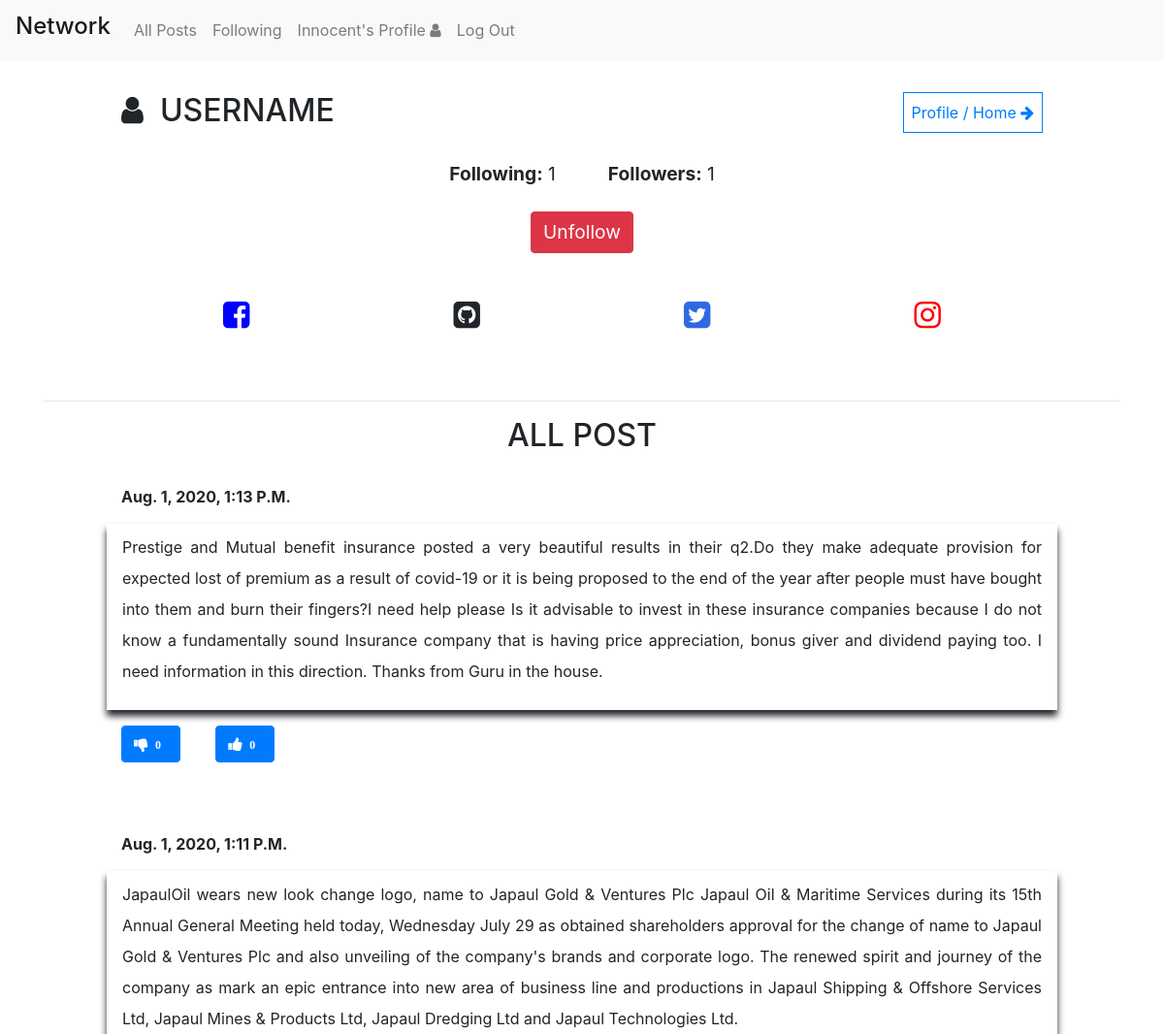
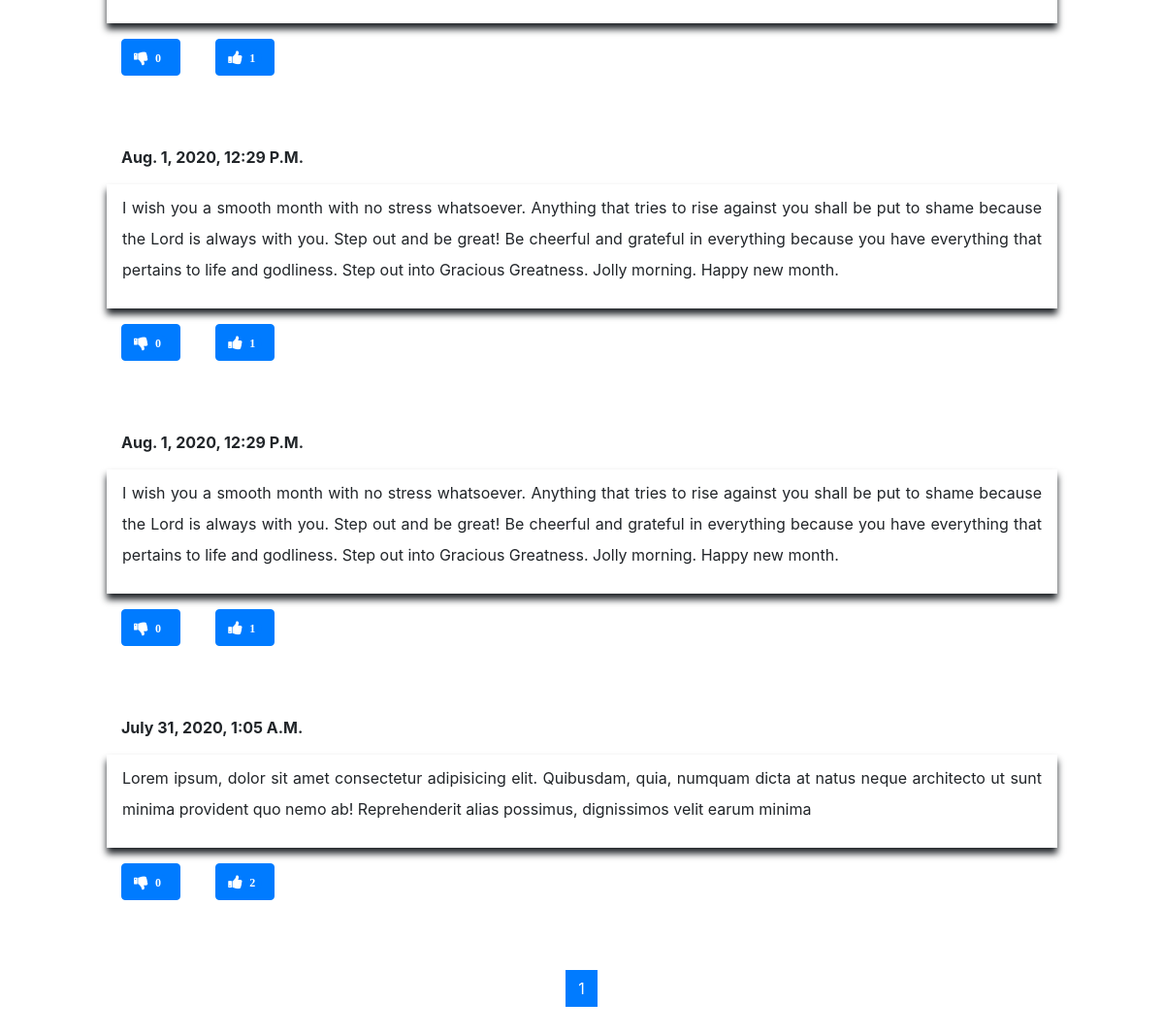
Before: /profile/3nity/1 (signed in) with the older database file (2 pictures, top to bottom).
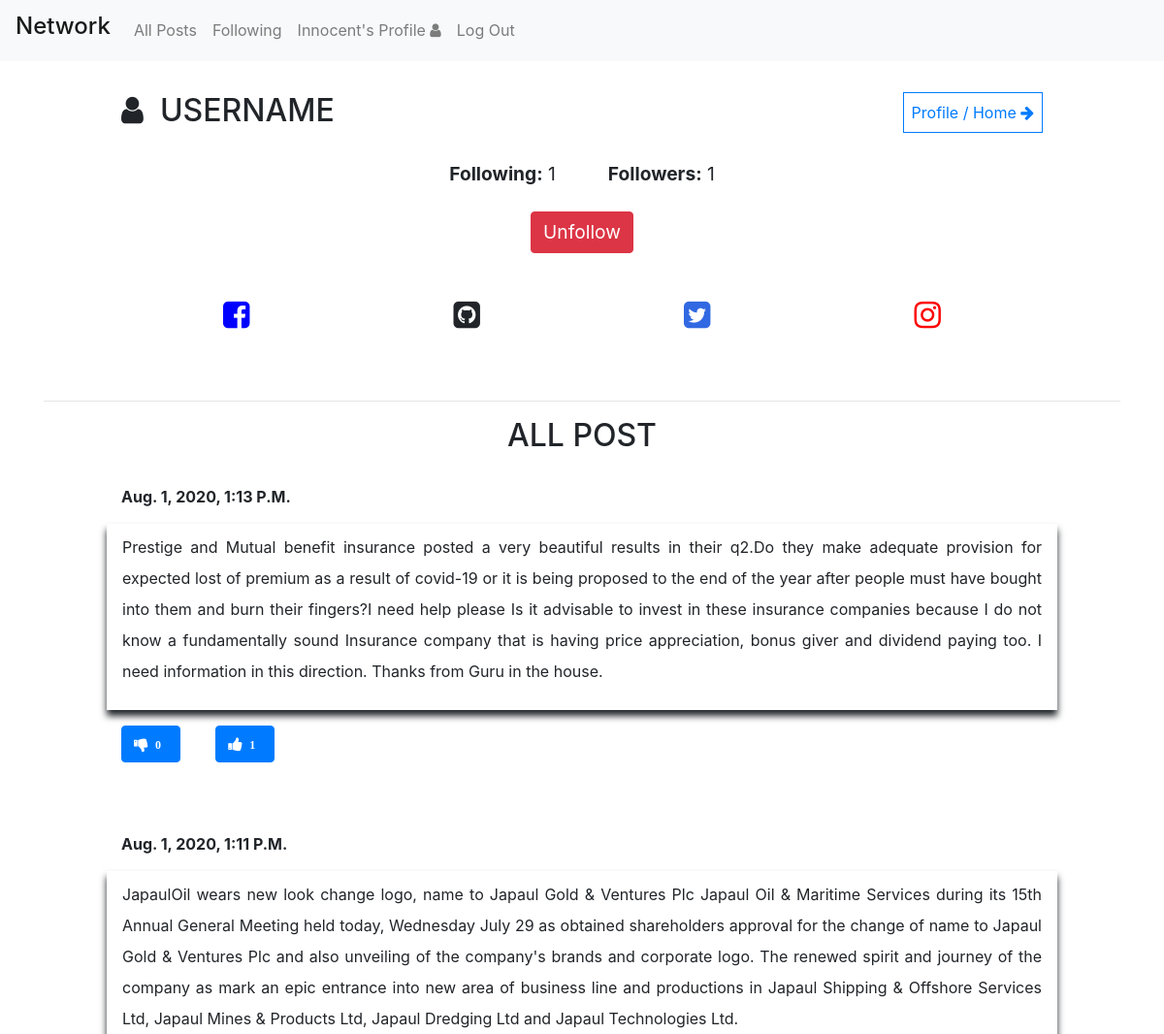
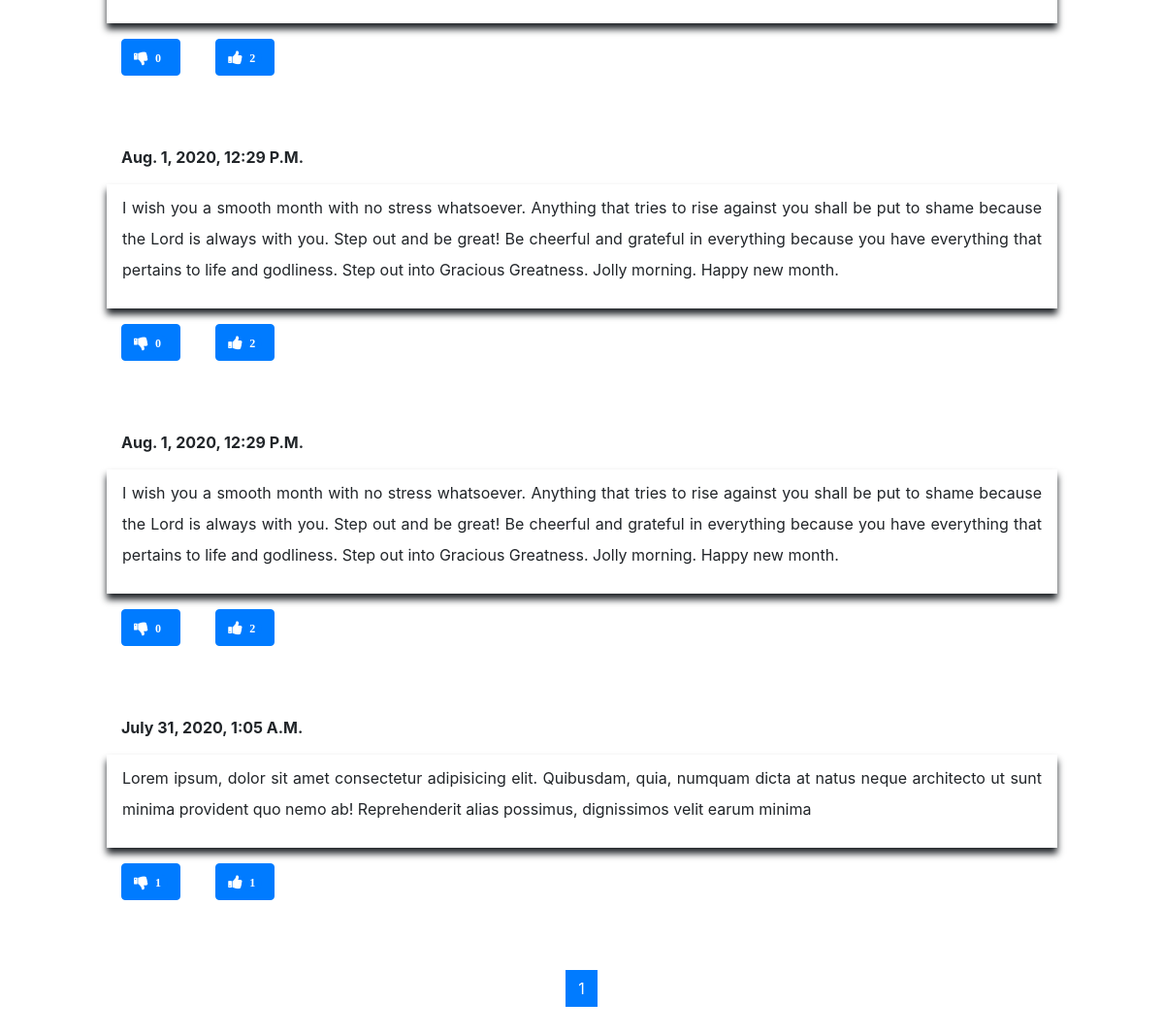
After: the same page with the newer database file (2 pictures, top to bottom).
### network/models.py (models this page shows, shortened)
class Post(models.Model):
    user = models.ForeignKey("User", on_delete=models.CASCADE, related_name="author")
    body = models.TextField(blank=True)
    timestamp = models.DateTimeField(auto_now_add=True)
    totalLikes = models.IntegerField(default=0)
    totalDislikes = models.IntegerField(default=0)

### network/views.py (the view)
# urls.py: path("profile/<str:user_id>/<int:pg>", views.profile, name="profile"),
def profile(request, user_id, pg):
    if request.user.is_authenticated:
        follower = Follower.objects.filter(user=User.objects.get(username=user_id)).count()
        following = Follower.objects.filter(follower=User.objects.get(username=user_id)).count()
        f = Follower.objects.filter(user=User.objects.get(username=user_id), follower=request.user).count()
        posts = Post.objects.filter(user=User.objects.get(username=user_id)).order_by('-pk')
        per_page = 10
        p = Paginator(posts, per_page)
        pageNum=pg
        page = p.page(pageNum)
        page_range = p.page_range
        if page.has_next() == True:
            pNext = ''
        else:
            pNext = 'd-none'
        if page.has_previous() == True:
            pPrevious = ''
        else:
            pPrevious = 'd-none'
        post = page.object_list
        context = {'posts': post, 'following':following, 'follower':follower, 'pUser':user_id, 'f':f, 'pNext':pNext, 'pPrevious':pPrevious, 'page_range':page_range, 'current_page':pageNum}
        return render(request, "network/profile.html", context)
    return HttpResponseRedirect(reverse("login"))

### network/templates/network/profile.html (shortened to what this page needs)
{% extends "network/layout.html" %}
{% block body %}
<div class="container">
  <div class="compose-post">
    <div class="profile-cont">
      <div class="profile profile-header d-flex justify-content-between ">
        <div class="username">
          <h2><i class="fa fa-user"></i> &nbsp;<span>USERNAME</span></h2>
        </div>
        <a href="/" style="text-decoration: none;">
          <div class="home" style="padding: .5rem; border: 1px solid;">
            <span>Profile / Home</span>&nbsp;<i
              class="fa fa-arrow-right"></i>
          </div>
        </a>
      </div>
      <br>
      <div class="profile profile-body">
        <center>
          <div style="font-size: larger;">
            <span><b>Following:</b> <span>{{ following }}</span></span>
            <span><b>Followers:</b> <span>{{ follower }}</span></span>
          </div>
          <br>
          {% if request.user.username != pUser %}
          {% if f == 0 %}
          <div style="font-size: larger;" class="btn btn-success" onclick="follow('{{ pUser }}')">
            Follow
          </div>
          {% else %}
          <div style="font-size: larger;" class="btn btn-danger" onclick="unfollow('{{ pUser }}')">
            Unfollow
          </div>
          {% endif %}
          {% endif %}
        </center>
      </div>
      <br>
      <br>
      <div class="profile profile-footer d-flex justify-content-around" style="font-size: 2rem;">
        <i class="fa fa-facebook-square" style="cursor: pointer; color: blue;"></i>
        <i class="fa fa-github-square" style="cursor: pointer;"></i>
        <i class="fa fa-twitter-square" style="cursor: pointer; color: rgb(49, 105, 226);"></i>
        <i class="fa fa-instagram" style="cursor: pointer; color: red;"></i>
      </div>
      <br>
    </div>
  </div>
  <hr>
  <center>
    <h2>ALL POST</h2>
  </center>
  <br>
  <div class="container all-post-container">
    {% for post in posts %}
    <div class="row single-post">
      <div class="col-md-6">
        <b style="text-transform: capitalize;">{{ post.timestamp }}</b>
      </div>
      <div class="col-md-6 timestamp">
      </div>
      <br>
      <div class="col-12 post-body">
        <p style="word-wrap: break-word;">
          {{ post.body }}
        </p>
      </div>
      {% if user.is_authenticated %}
      <div class="col-9" id="{{ post.id }}">
        <div class="btn btn-primary vote-down" onclick="dislike('{{ post.id}}')">
          <i class="fa fa-thumbs-down"><span
            class="badge badge-pill badge-primary">{{ post.totalDislikes }}</span></i>
        </div>
        <div class="btn btn-primary vote-up" onclick="like('{{ post.id}}')">
          <i class="fa fa-thumbs-up"><span
            class="badge badge-pill badge-primary">{{ post.totalLikes }}</span></i>
        </div>
      </div>
      {% endif %}
    </div>
    <br>
    {% empty %}
    <div class="row">
      <center>
        <h2>No Post Yet!</h2>
      </center>
    </div>
    {% endfor %}
    <nav aria-label="...">
      <ul class="pagination justify-content-center">
        {% for page in page_range %}
        <li class="page-item {{ page }}" id=""><a class="page-link" href="/profile/{{ request.user }}/{{ page }}">{{ page }}</a></li>
        {% endfor %}
      </ul>
    </nav>
  </div>
  <br>
  <br>
  <br>
  <br>
</div>
{% endblock %}

Changed rows visible on the page:
changed Post "Aug. 1, 2020, 1:13 P.m.": totalLikes "0" → "1"
changed Post "Aug. 1, 2020, 1:11 P.m.": totalLikes "1" → "2"
changed Post (number 3 of 5 on the later page): totalLikes "1" → "2"
changed Post (number 4 of 5 on the later page): totalLikes "1" → "2"
changed Post "July 31, 2020, 1:05 A.m.": totalDislikes "0" → "1"; totalLikes "2" → "1"
